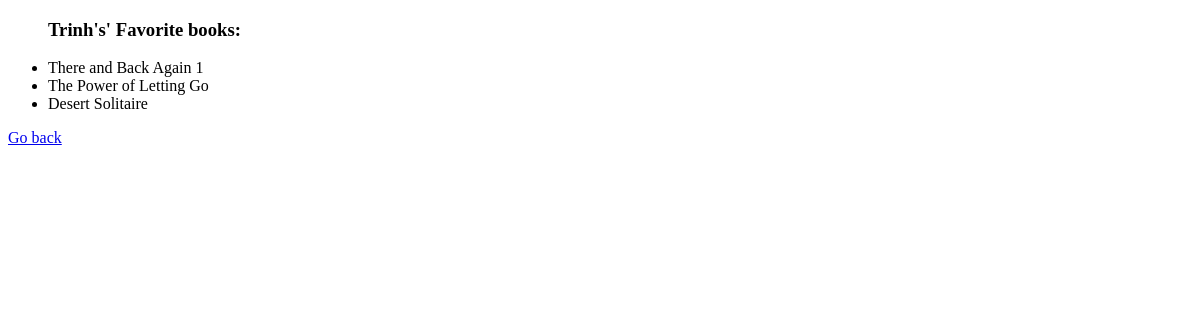
The page /user/fav-books (signed in) on the database its author committed.
### main/models.py (models this page shows)
class User(models.Model):
    first_name = models.CharField(max_length=45)
    last_name = models.CharField(max_length=45)
    email = models.CharField(max_length=45)
    password = models.CharField(max_length=255)
    created_at = models.DateTimeField(auto_now_add = True)
    updated_at = models.DateTimeField(auto_now = True)
    objects = UserManager()

class Book(models.Model):
    tittle = models.CharField(max_length=255)
    desc = models.TextField()
    uploaded_by = models.ForeignKey(
        User,
        related_name='books_uploaded',
        on_delete=models.CASCADE)
    users_who_like = models.ManyToManyField(
        User,
        related_name='fav_books')
    created_at = models.DateTimeField(auto_now_add = True)
    updated_at = models.DateTimeField(auto_now = True)

### main/views.py (the view)
# urls.py: path('user/fav-books', views.display_my_fav_books),#GET: if user is not logged in: redirect to root. If user is logged in, render my_books.html
def display_my_fav_books(request):
    if "user_id" not in request.session:
        messages.error(request, "You need to log in to see that page.")
        return redirect("/")
    context = {
        "current_user": User.objects.get(id=request.session["user_id"]),
    }
    return render(request, 'my_books.html', context)

### main/templates/my_books.html (shortened to what this page needs)
<!DOCTYPE html>
<html lang="en">
<head>
    {% load static %}
    <link rel='stylesheet' href='{% static 'allBookStyle.css' %}'>
</head>
<body>
    <div id="container">
        <ul><h3>{{ current_user.first_name }}'s' Favorite books:</h3>
            {% for book in current_user.fav_books.all %}
                <li>{{ book.tittle }}</li>
            {% endfor %}
        </ul>
        <a href="/user/books">Go back</a>
    </div>
</body>
</html>

### main/static/allBookStyle.css (style rules this page uses)
#container { width: 700px; }

### rows shown on the page
User: first_name "Trinh"
Book: tittle "There and Back Again 1"
Book: tittle "The Power of Letting Go"
Book: tittle "Desert Solitaire"
